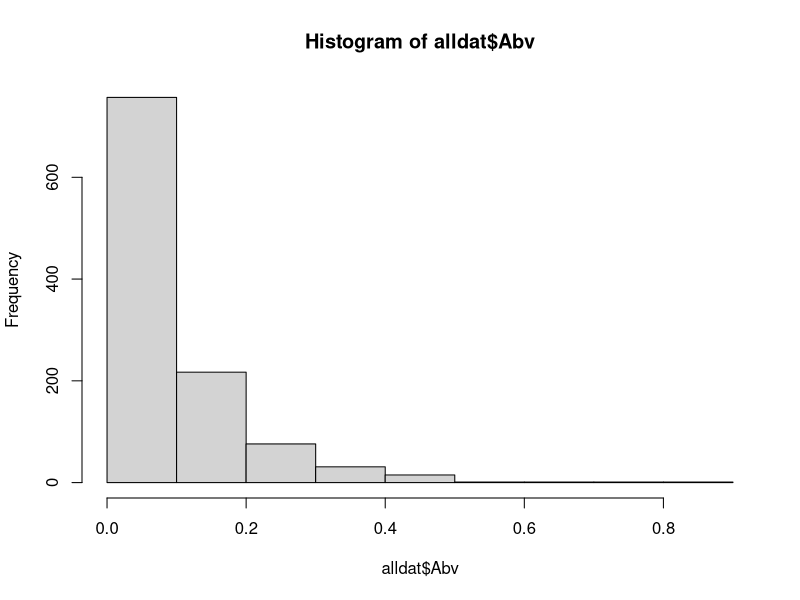
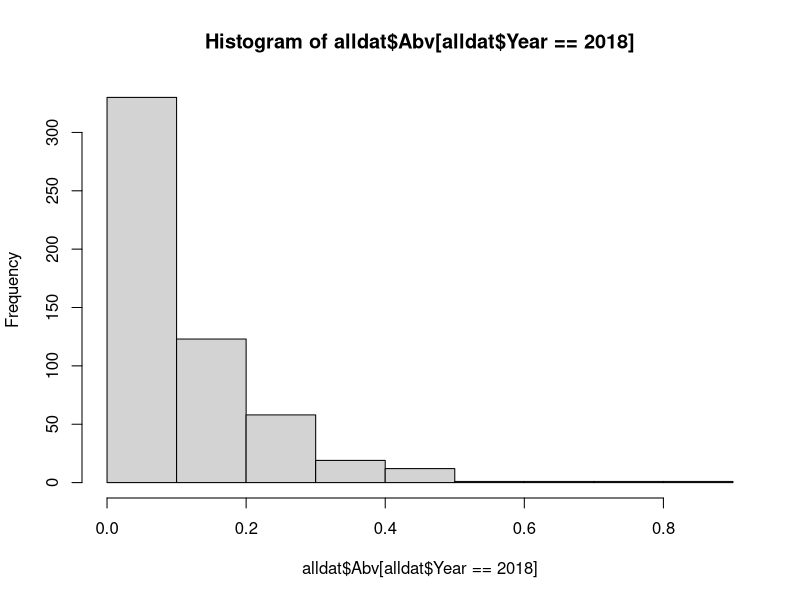
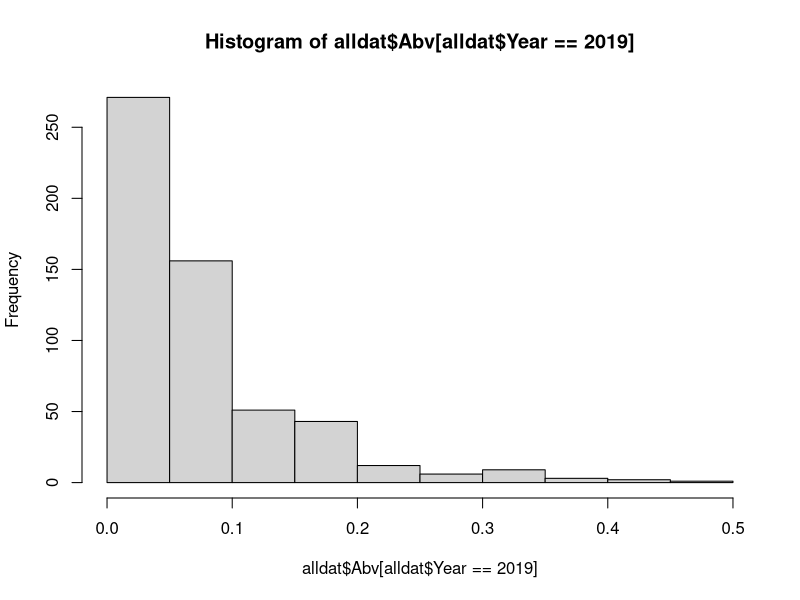
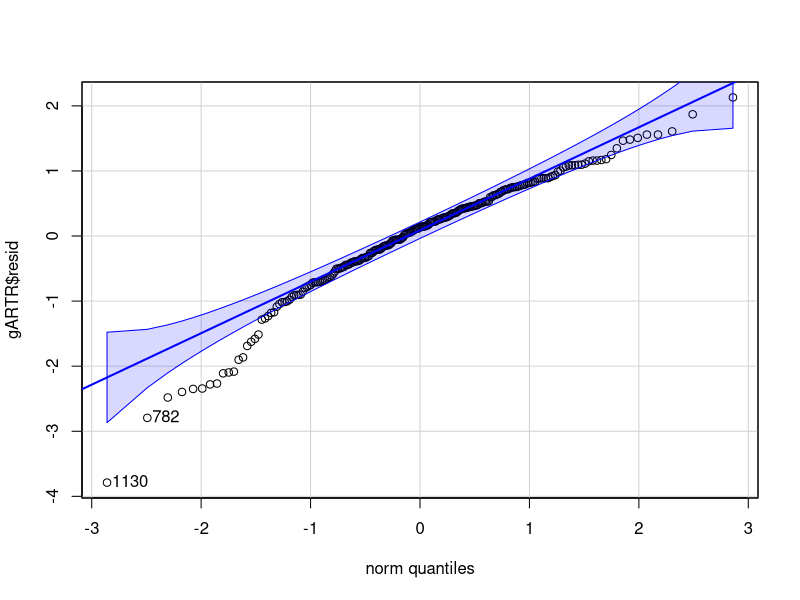
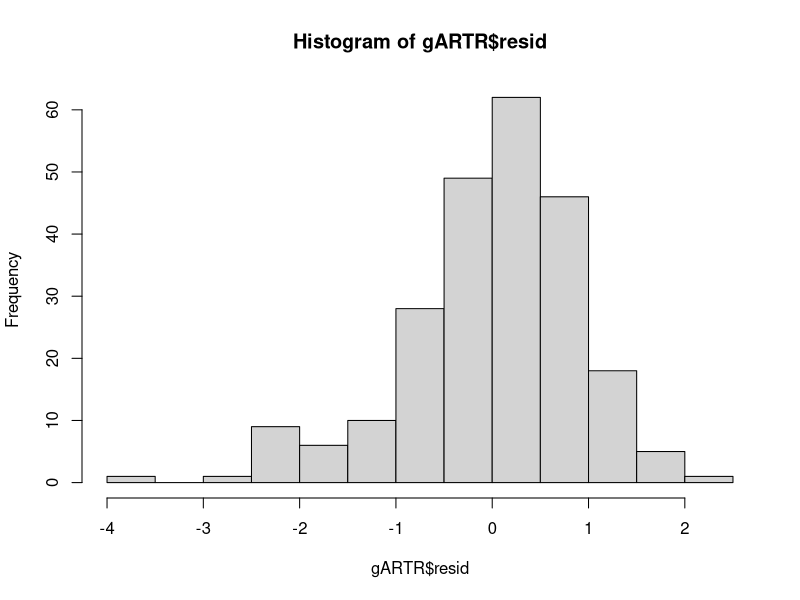
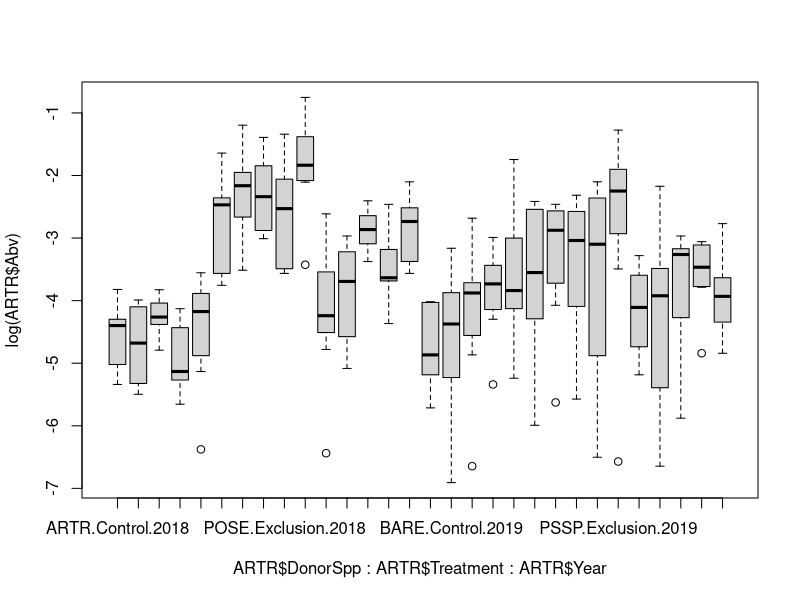
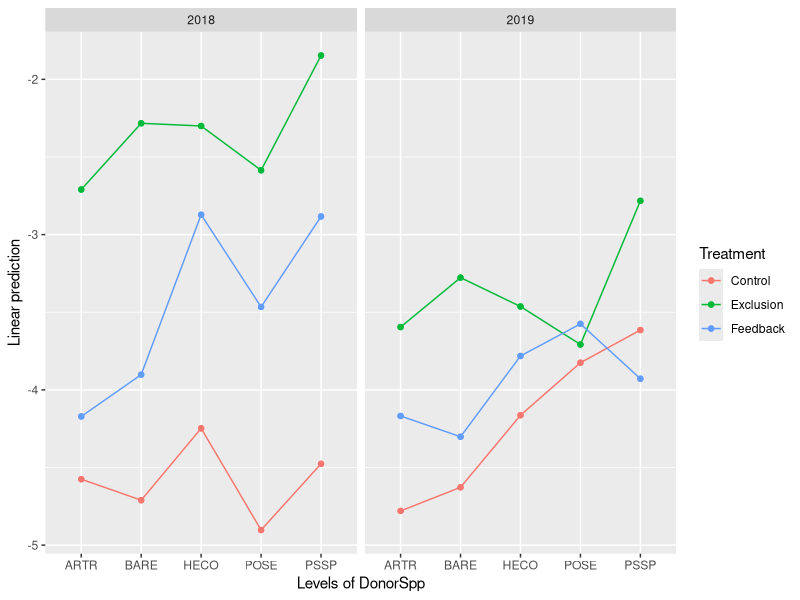
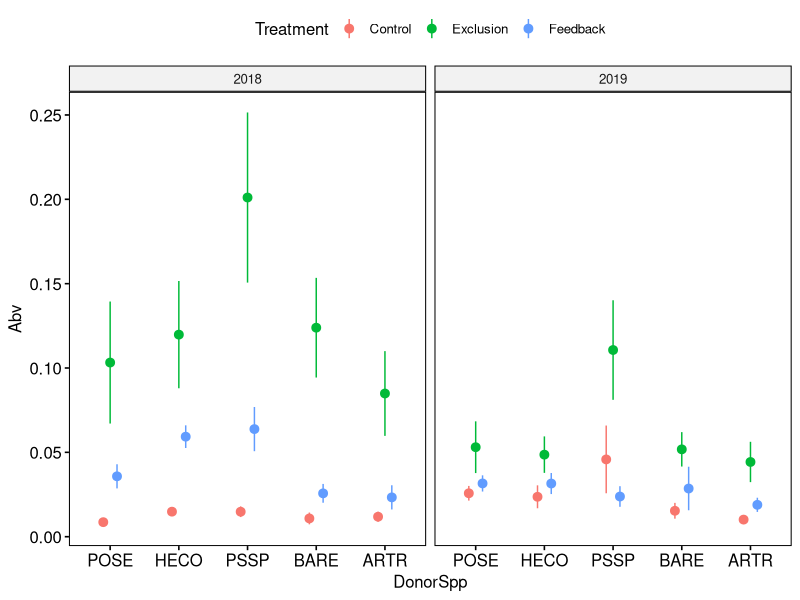

The R script that drew these images, in order:
# Combine 2018 and 2019 field data for biomass analysis #
# Update 16 Sep 2019 AC

setwd("C:/Users/yc68991/Box Sync/PSFcoexist/R/PSFcoexist")
library(car)
library(emmeans)
library(ggpubr)

#Data import------------------------
all2018<-read.csv("./data/Transplant data clean 190102.csv") #2018 data
all2019<-read.csv("./data/Transplant data year 2 clean 190819.csv") #2019 data

#Combine data and add year column----------------
sub2018<-all2018[,c("newID","DonorSpp","Transplant","Treatment","Rep","Abv")]
sub2018$Year<-rep(2018,600)
names(sub2018)[1]<-"ID"
sub2019<-all2019[,c("fieldID","DonorSpp","Transplant","Treatment","Rep","Abv")]
sub2019$Year<-rep(2019,600)
names(sub2019)[1]<-"ID"
alldat<-rbind(sub2018,sub2019)
alldat<-subset(alldat,Treatment%in%c("Control","Exclusion","Feedback"))#get rid of the ones with no treatment labels from 2018

#Prelim visualization to check distribution------------------
hist(alldat$Abv)#probably needs a log transform
hist(alldat$Abv[alldat$Year==2018])#same distribution within-year
hist(alldat$Abv[alldat$Year==2019])

#Separate by species-------------------------------------------
ARTR<-subset(alldat,Transplant=="ARTR")
PSSP<-subset(alldat,Transplant=="PSSP")
POSE<-subset(alldat,Transplant=="POSE")
HECO<-subset(alldat,Transplant=="HECO")

#Global lm model for ARTR (Treatment and some interaction effects)------------------------------------------
gARTR<-lm(log(Abv)~Treatment*DonorSpp*factor(Year),data=ARTR)
qqPlot(gARTR$resid)#not bad
hist(gARTR$resid)#also decent
Anova(gARTR,type=3)#Treatment p=0.002636
summary(gARTR)
#TreatmentExclusion p=0.00161 
#TreatmentFeedback:DonorSppPSSP:factor(Year)2019 p=0.0395 

#Emmeans comparisons: contrasting everything else with ARTR soil within treatment and years
emmeans(gARTR, trt.vs.ctrl ~ DonorSpp | Year*Treatment)
#2018 Feedback ARTR - HECO p=0.022 ARTR - PSSP p=0.0311
#2019 Control PSSP - ARTR p=0.0889

#Visualization
boxplot(log(ARTR$Abv)~ARTR$DonorSpp*ARTR$Treatment*ARTR$Year)#still expected pattern
#Estimated marginal means
emmip(gARTR, Treatment ~ DonorSpp | Year)
#Pretty plot
ggerrorplot(ARTR, x = "DonorSpp", y = "Abv", 
            desc_stat = "mean_se", 
            color = "Treatment", 
            facet.by = "Year",
            position = position_dodge(0.3)
            )

#Global lm model for HECO (Treatment effects)------------------------------------------
gHECO<-lm(log(Abv)~Treatment*DonorSpp*factor(Year),data=HECO)
qqPlot(gHECO$resid)#not great
hist(gHECO$resid)#not as bad looking
gHECO.1<-lm(Abv~Treatment*DonorSpp*Year,data=HECO)
qqPlot(gHECO.1$resid)#worse

#Keep with the logged version
Anova(gHECO,type=3)#Treatment p=0.002179
summary(gHECO)#TreatmentExclusion p=0.000582

#Emmeans comparisons: contrasting everything else with HECO soil within treatment and years
emmeans(gHECO, trt.vs.ctrl ~ DonorSpp | Year*Treatment, ref=3)
#2019 Feedback  ARTR - HECO p=0.0494 
#2018 Exclusion BARE - HECO p=0.0803

#Visualization
boxplot(log(HECO$Abv)~HECO$DonorSpp*HECO$Treatment*HECO$Year)#still expected pattern; CIs really wide
emmip(gHECO, Treatment ~ DonorSpp | Year)
#Pretty plot
ggerrorplot(HECO, x = "DonorSpp", y = "Abv", 
            desc_stat = "mean_se", 
            color = "Treatment", 
            facet.by = "Year",
            position = position_dodge(0.3)
)


#Global lm model for POSE (Treatment effects and some interactions)------------------------------------------
gPOSE<-lm(log(Abv)~Treatment*DonorSpp*factor(Year),data=POSE)
qqPlot(gPOSE$resid)#two outliers (179 and 864)
hist(gPOSE$resid)#not great
POSE[c("179","864"),]#plant in 864 is 2 orders of magnitude smaller than others. Try excluding
subPOSE<-POSE[-which(row.names(POSE)=="864"),]
gPOSE.1<-lm(log(Abv)~Treatment*DonorSpp*factor(Year),data=subPOSE)
qqPlot(gPOSE.1$resid)#much better
hist(gPOSE.1$resid)#much better

#Analyze excluded version
Anova(gPOSE.1,type=3)#Treatment p=2.063e-06
summary(gPOSE.1)
#TreatmentExclusion p=3.19e-07 TreatmentFeedback p=0.0110
#DonorSppHECO:factor(Year)2019   p=0.0144

#Emmeans comparisons: among donor spp within treatment and years
emmeans(gPOSE.1, trt.vs.ctrl ~ DonorSpp | Year*Treatment,ref=4)
#2019 Feedback POSE - PSSP p=0.0211 

#Visualization
boxplot(log(subPOSE$Abv)~subPOSE$DonorSpp*subPOSE$Treatment*subPOSE$Year)#still expected pattern; CIs really wide
emmip(gPOSE.1, Treatment ~ DonorSpp | Year)
#Pretty plot
ggerrorplot(subPOSE, x = "DonorSpp", y = "Abv", 
            desc_stat = "mean_se", 
            color = "Treatment", 
            facet.by = "Year",
            position = position_dodge(0.3)
)

#Global lm model for PSSP (Treatment effects and some interactions)------------------------------------------
gPSSP<-lm(log(Abv)~Treatment*DonorSpp*factor(Year),data=PSSP)
qqPlot(gPSSP$resid)#not bad
hist(gPSSP$resid)#also decent
Anova(gPSSP,type=3)#Treatment effect (p=9.438e-10), Treatment:year (p=0.0319)
summary(gPSSP)
#TreatmentExclusion  p= 1.87e-10    TreatmentFeedback p=03.70e-05  
#TreatmentFeedback:Year  p=0.00900 

#Emmeans comparisons: among donor spp within treatment and years
emmeans(gPSSP, trt.vs.ctrl ~ DonorSpp | Year*Treatment, ref=5)
#2019 Control POSE - PSSP p=0.0274;  BARE - PSSP p=0.0587
#2019 Feedback HECO - PSSP p=0.0376

#Visualization
boxplot(log(PSSP$Abv)~PSSP$DonorSpp*PSSP$Treatment*PSSP$Year)#still expected pattern; CIs really wide
emmip(gPSSP, Treatment ~ DonorSpp | Year)#Feedback effect stronger in 2018 than 2019
#Pretty plot
ggerrorplot(PSSP, x = "DonorSpp", y = "Abv", 
            desc_stat = "mean_se", 
            color = "Treatment", 
            facet.by = "Year",
            position = position_dodge(0.3)
)

#General treatment effect visualization---------------------------------------
ggerrorplot(alldat, x = "DonorSpp", y = "Abv", 
            desc_stat = "mean_se", 
            color = "Treatment",
            size=0.7,
            position = position_dodge(0.3)
)
